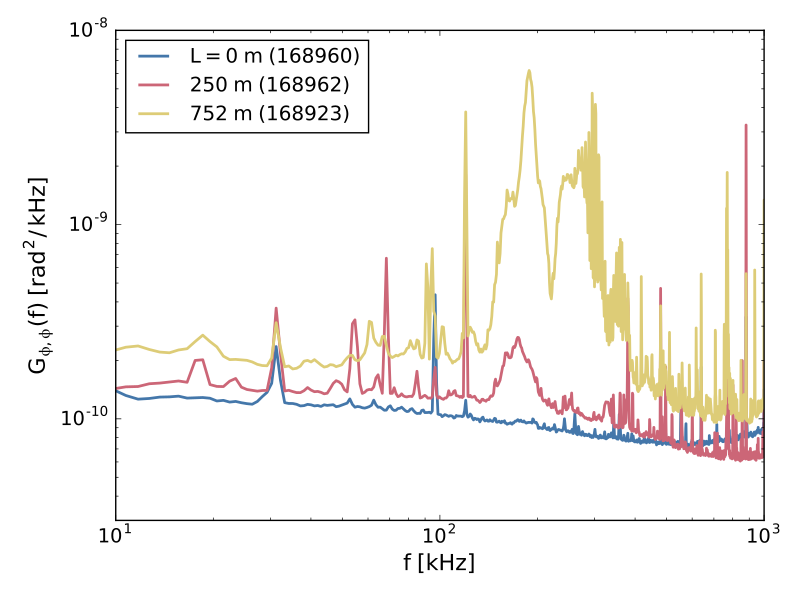

Recreate this plot in Python.
import numpy as np
import matplotlib.pyplot as plt
from distinct_colours import get_distinct

import random_data as rd
import mitpci
import filters


# Spectral-estimation parameters
Tens = 0.25
Nreal_per_ens = 250

# FIR, zero-delay, high-pass filter
hpf = filters.fir.Kaiser(
    -120, 2.5e3, 5e3,
    pass_zero=False, Fs=4e6)

# Properties of delay line
v_RG58 = 2e8  # [v_RG58] = m/s; RG-58 coax has index of refraction ~3/2
L = 62.7      # [L] = m, from HWlogbook 1160411

# If True, attempt to compensate for old audio-amp rolloff
# for f > 300 kHz, which could distract from the point
# of the plot.
compensate_rolloff = True

# Dictionary with key: equivalent # of delay lines, value: shot
#
# What is meant by "equivalent # of delay lines"? For this test,
# we needed to maintain tau = 0 between the RF & LO lines, but
# we wanted to evaluate the effect of having a large amount of
# extra cabling on electrical pickup. To do this, we added equal
# amounts of extra cabling to both the RF & LO lines and then
# performed self-demodulation during Ops. Because the RF & LO
# each take at least one coax length to exit the pit, the
# configuration in which the RF & LO each have one cable
# corresponds to the equivalent of 0 delay lines. When the
# RF & LO each traverse 3 lines, we have an equivalent delay-line
# length of 2 * (3 - 1) = 4, and so on and so forth.
#
# Summary of shots w/ 5 cables each:
#
#     168945: I&Q sensible size, but enormous noise...
#     168946: I&Q sensible size, but enormous noise, sim. to 945
#     168947: No data.
#     168948: I&Q sensible size, but enormous noise, sim. to 945
#     168955: I&Q a bit small (?), but enormous quasi-coherent peak
#     168956: sim. to 955
#     168957: No data.
#     168958: I&Q too small to have good SNR...
#
shots = {
    0:  168960,  # 1 coax each
    4:  168962,  # 3 coax each
    12: 168923,  # 7 coax each
}

# Unit conversions
Hz_per_kHz = 1e3

# Plotting parameters
fontsize = 14
linewidth = 2
cols = get_distinct(len(shots.keys()))
flim = [10, 1e3]  # [flim] = kHz


if __name__ == '__main__':
    # Time delay corresponding to *single* delay line of length `L`
    # tau = (L / v_RG58) * 1e6  # [tau] = micro-s

    plt.figure()

    # Load and process LO self-demodulated shots
    # w/ varying number of delay lines; smallest to largest delay
    for i, lines in enumerate(np.sort(shots.keys())):
        shot = shots[lines]

        # Self demodulation produces (I,Q) confined to
        # a small neighborhood of full Lissajous ellipse,
        # so do *not* fit or compensate (I,Q).
        Liss = mitpci.interferometer.Lissajous(
            shot, fit=False, compensate=False)

        # Compute phase
        Ph = mitpci.interferometer.Phase(Liss, filt=hpf)

        # Estimate autospectral density
        asd = rd.spectra.AutoSpectralDensity(
            Ph.x, Fs=Ph.Fs, t0=Ph.t0,
            Tens=Tens, Nreal_per_ens=Nreal_per_ens)

        # Convert from Hz -> kHz
        asd.Gxx *= Hz_per_kHz
        asd.f /= Hz_per_kHz

        # Rolloff compensation; values from measurements
        if compensate_rolloff:
            alpha = 1.5  # Not sure why it's not integer...
            fc = 450.    # [fc] = kHz
            asd.Gxx *= (1 + ((asd.f[:, np.newaxis] / fc) ** alpha))

        # Determine indices for desired plot range:
        if i == 0:
            df = asd.f[1] - asd.f[0]
            find = np.where(np.logical_and(
                asd.f >= (flim[0] - df),
                asd.f <= (flim[-1] + df)))[0]

        # Construct label
        label = (
            r'$\mathregular{%i \; m \; (%i)}$'
            % (np.int(lines * L), shot))
        if i == 0:
            label = r'$\mathregular{L = }$' + label

        # Plot
        plt.loglog(
            asd.f[find],
            np.mean(asd.Gxx[find, :], axis=-1),
            linewidth=linewidth,
            c=cols[i],
            label=label)

    # Label plot
    plt.xlabel(
        r'$\mathregular{f \; [kHz]}$',
        fontsize=(fontsize + 2))
    plt.ylabel(
        r'$\mathregular{G_{\phi,\phi}(f) \; [rad^2 / \, kHz]}$',
        fontsize=(fontsize + 2))
    plt.legend(loc='upper left')

    plt.xlim(flim)
    plt.ylim([3e-11, 1e-8])
    plt.tick_params(axis='both', labelsize=fontsize)
    plt.tight_layout()
    plt.show()
